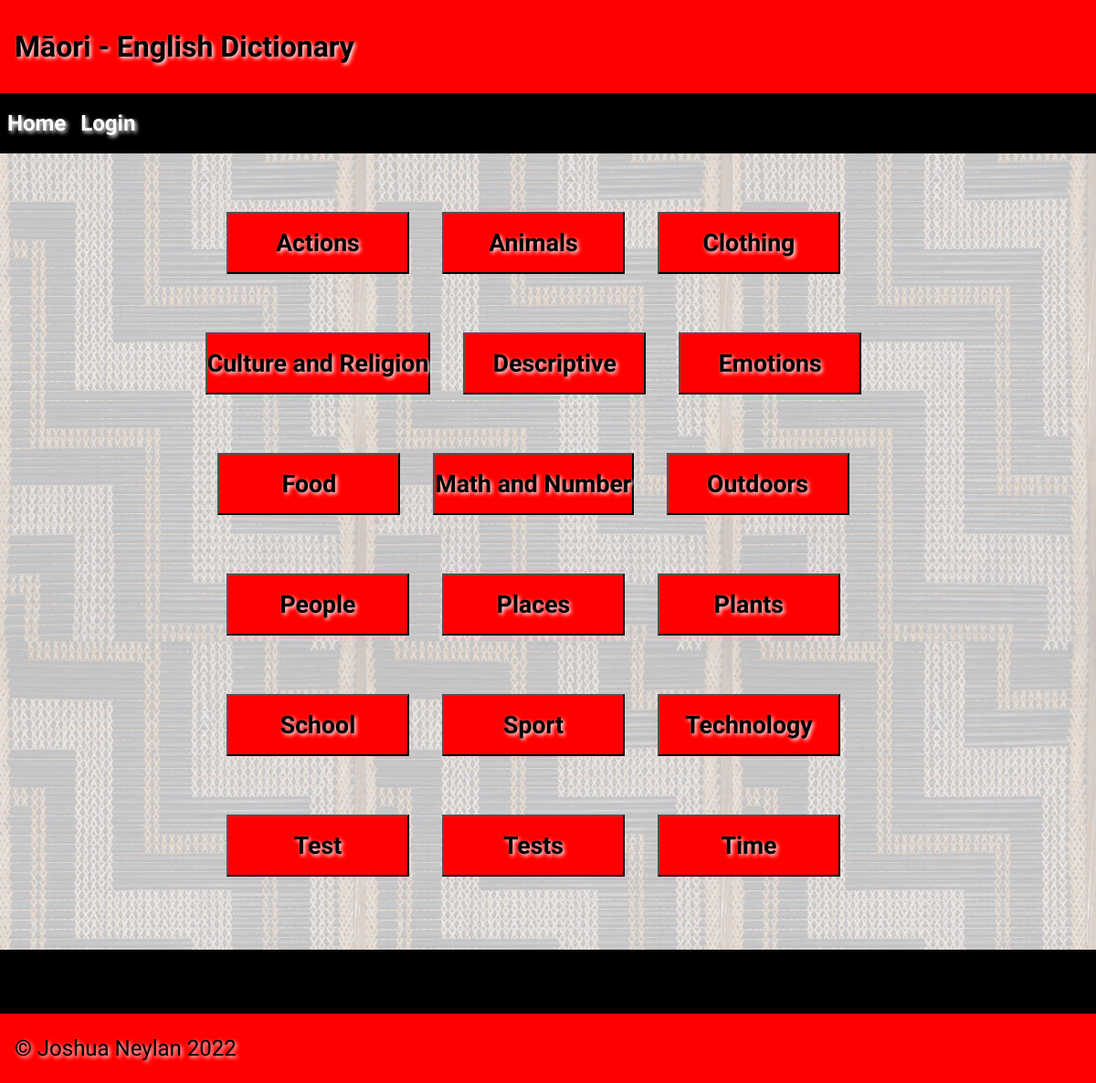
Before: / with the older database file.
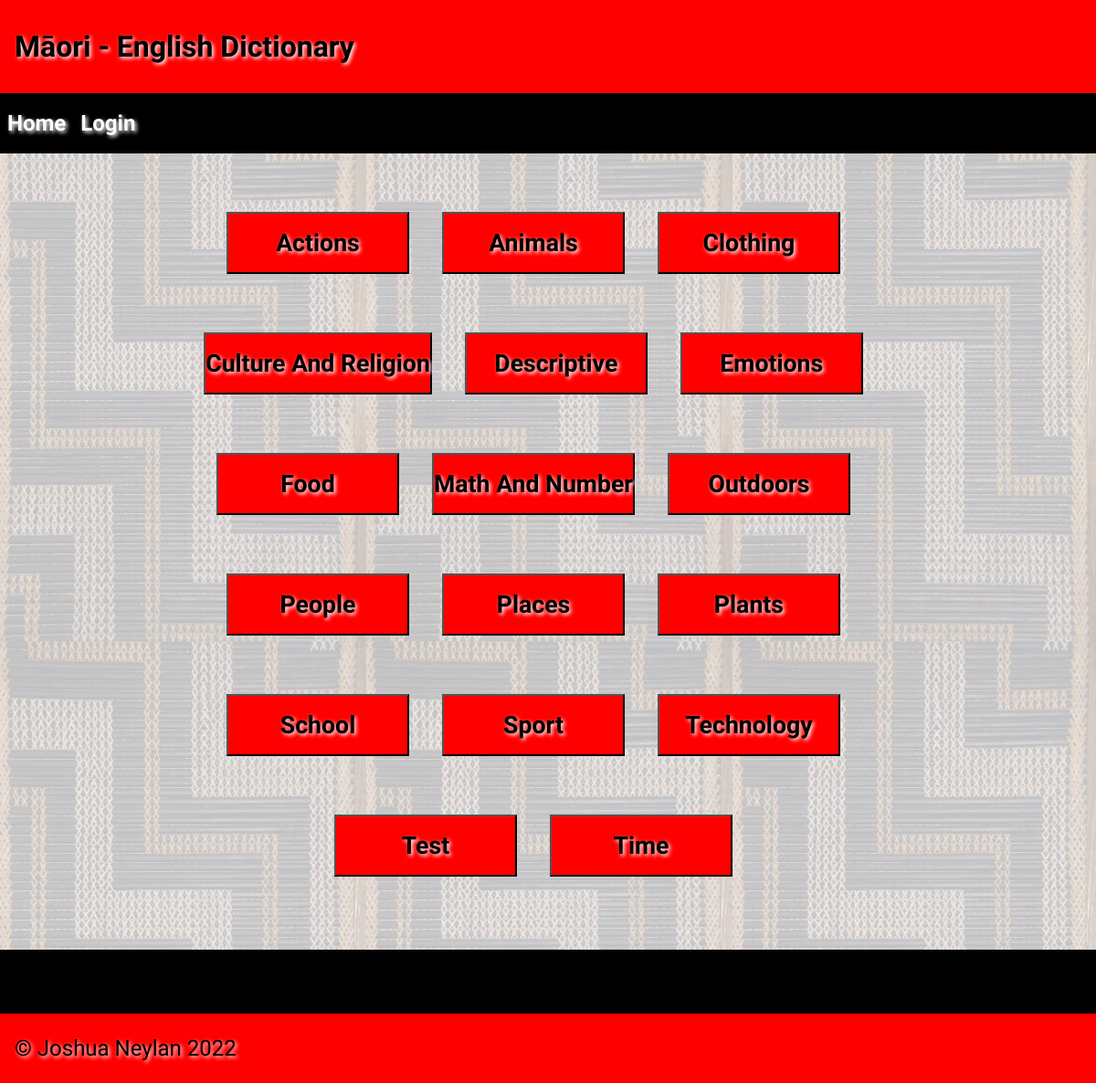
After: the same page with the newer database file.
### tables this page shows
CREATE TABLE "Categories"
(
    id            INTEGER
        constraint categories_pk
            primary key autoincrement,
    category_name varchar(50)
);

### app.py (the view)
@app.route('/')
def render_home():
    category_list = query_executor("SELECT category_name, id FROM Categories", None, True)
    category_list = sorted(list(category_list))
    for i in range(len(category_list)):
        category_list[i] = [category_list[i][1], category_list[i][0]]
    return render_template("home.html", categories_with_ids=category_list, logged_in=is_logged_in(),
                           is_teacher=is_teacher(), first_name=session.get("first_name"))

### app.py (called while the page is built)
def create_connection(db_file):
    try:
        connection = sqlite3.connect(db_file)
        connection.execute("pragma foreign_keys=ON")
        return connection
    except Error as e:
        print(e)
    return None

def query_executor(query, variable_used_to_execute_query, return_values):
    con = create_connection(DB_NAME)
    cur = con.cursor()
    if variable_used_to_execute_query:
        cur.execute(query, variable_used_to_execute_query)
    elif not variable_used_to_execute_query:
        cur.execute(query)
    if return_values:
        values = cur.fetchall()
        con.close()
        return values
    if not return_values:
        con.commit()
    con.close()

def is_logged_in():
    if session.get("email") is None:
        return False
    return True

def is_teacher():
    if session.get("email") is None:
        return False
    return len(query_executor("SELECT id FROM Teachers WHERE user_id = ?", (session.get("user_id"),), True))

### templates/home.html (shortened to what this page needs)
{% extends 'base.html' %}
{% block heading %}Māori - English Dictionary{% endblock %}
{% block main %}
    <div class="centered_group">
        {% for category_with_id in categories_with_ids %}
            <a href="/category/{{ category_with_id[0] }}"><button><h1>{{ category_with_id[1] }}</h1></button></a>
        {% endfor %}
    </div>
{% endblock %}

Changed rows visible on the page:
removed Categories: category_name "Culture and Religion"
removed Categories: category_name "Math and Number"
removed Categories: category_name "Tests"
added Categories: category_name "Culture And Religion"
added Categories: category_name "Math And Number"
